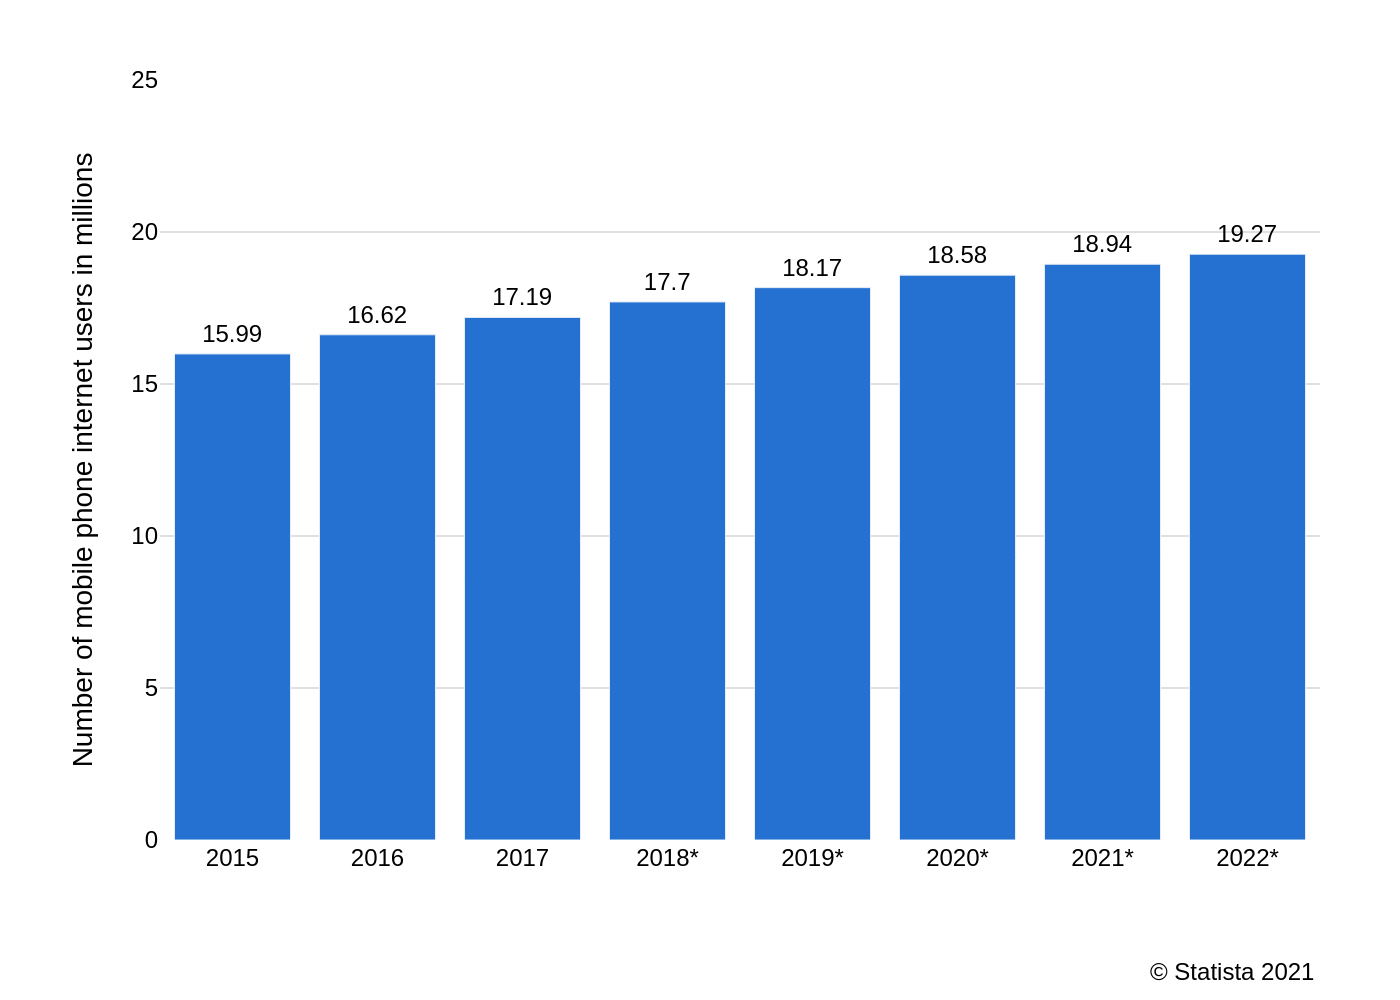

Recreate this plot in Python.
import sys
import json
import plotly.graph_objects as go
import os

# Check for command-line argument
if len(sys.argv) != 2:
    print("Usage: python generate_chart.py <json_file_path>")
    sys.exit(1)

json_file_path = sys.argv[1]

# Read data from the specified JSON file
try:
    with open(json_file_path, 'r', encoding='utf-8') as f:
        chart_data = json.load(f)
except FileNotFoundError:
    print(f"Error: JSON file not found at {json_file_path}")
    sys.exit(1)
except json.JSONDecodeError:
    print(f"Error: Could not decode JSON from {json_file_path}")
    sys.exit(1)

# Extract data, texts, and colors from the JSON object
data = chart_data['chart_data']
texts = chart_data['texts']
colors = chart_data['colors']

# Prepare data for Plotly
categories = [item['category'] for item in data]
values = [item['value'] for item in data]

# Create the figure
fig = go.Figure()

# Add the bar trace
fig.add_trace(go.Bar(
    x=categories,
    y=values,
    marker_color=colors[0],
    text=values,
    textposition='outside',
    cliponaxis=False # Allows text to render outside the plot area
))

# Update layout for a clean, professional look
fig.update_layout(
    font=dict(
        family="Arial",
        size=12,
        color="black"
    ),
    plot_bgcolor='white',
    xaxis=dict(
        title_text=texts['x_axis_title'],
        showgrid=False,
        tickfont=dict(size=12)
    ),
    yaxis=dict(
        title_text=texts['y_axis_title'],
        title_font=dict(size=14),
        showgrid=True,
        gridcolor='#e0e0e0',
        gridwidth=1,
        zeroline=False,
        range=[0, 25],
        tickvals=[0, 5, 10, 15, 20, 25]
    ),
    showlegend=False,
    margin=dict(l=80, r=40, t=40, b=80),
    annotations=[
        dict(
            xref='paper', yref='paper',
            x=1.0, y=-0.15,
            xanchor='right', yanchor='top',
            text=texts['source'],
            showarrow=False,
            font=dict(size=12)
        )
    ]
)

# Ensure text on bars is not cut off
fig.update_traces(
    textfont_size=12,
    textangle=0
)

# Determine output filename from the input JSON path
base_filename = os.path.splitext(os.path.basename(json_file_path))[0]
output_filename = f"{base_filename}.png"

# Save the figure as a high-resolution PNG image
fig.write_image(output_filename, scale=2)

print(f"Chart saved as {output_filename}")
